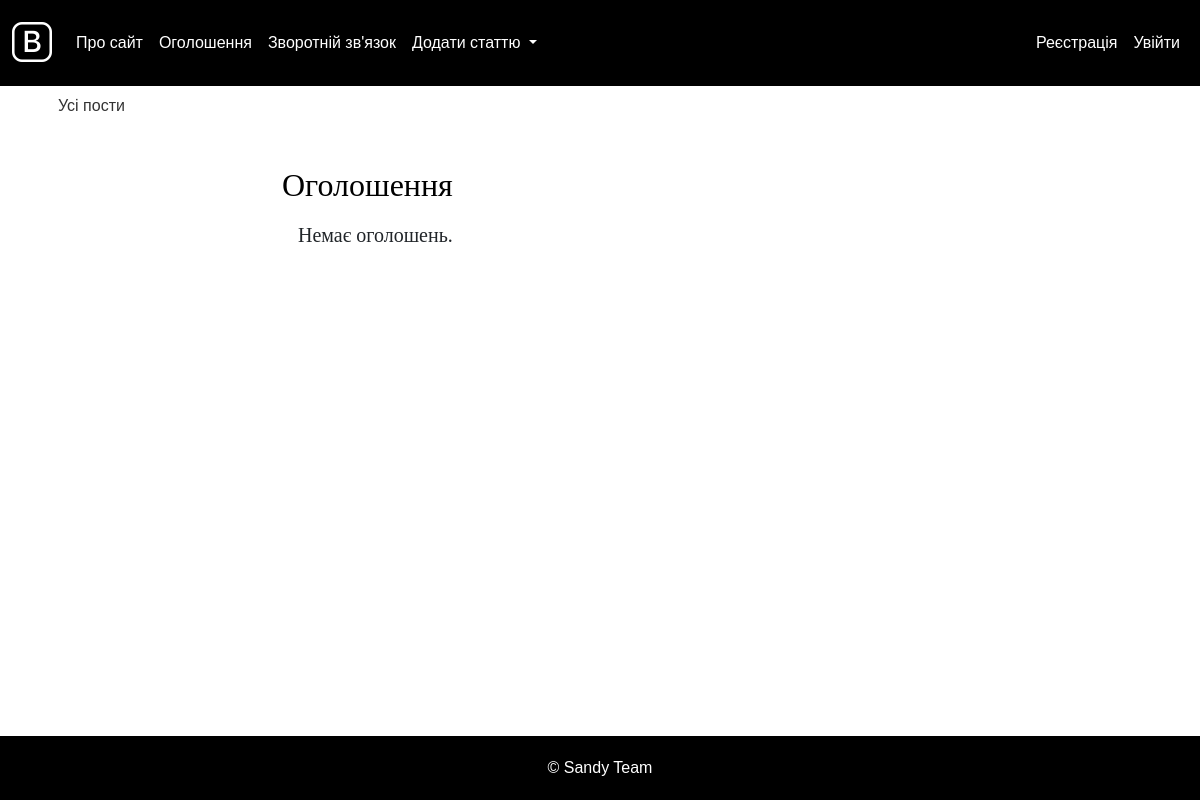
Page /announcements/ on the earlier database version.
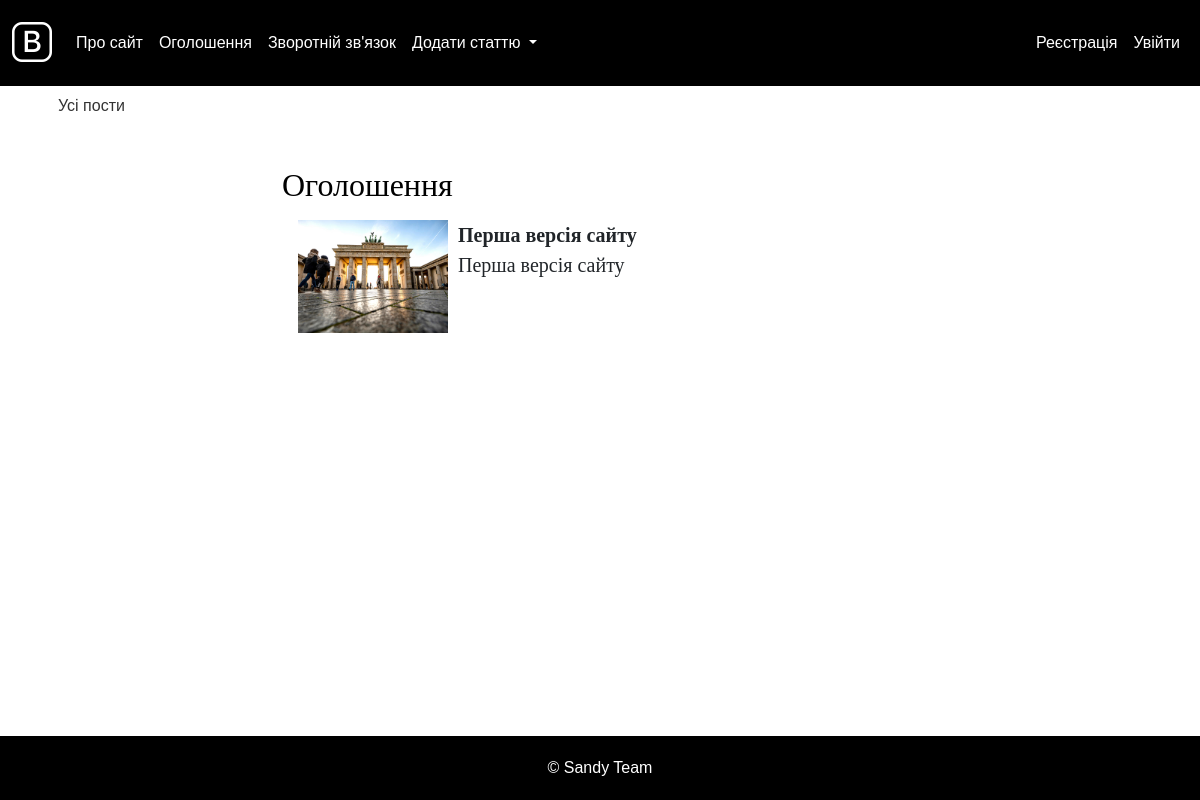
Same page on the later database version.
### blog/models.py (models this page shows, shortened)
class Announcement(models.Model):
    title = models.CharField(max_length=200, verbose_name="Заголовок")
    content = models.TextField(verbose_name="Текст статті")
    photo = models.ImageField(upload_to="photos/%Y/%m/%d/", verbose_name="Фото", blank=True, null=True)
    created_at = models.DateTimeField(auto_now_add=True, verbose_name="Час створення")
    class Meta:
        verbose_name = 'Оголошення'
        verbose_name_plural = 'Оголошення'

### blog/views.py (the view)
# urls.py: path('announcements/', views.AnnouncementsView.as_view(), name='announcements'),
class AnnouncementsView(ListView):
    model = Announcement
    template_name = 'announcements.html'
    context_object_name = 'announcements'

### blog/templates/announcements.html (shortened to what this page needs)
{% extends 'base.html' %}
{% block content %}
    <h1>Оголошення</h1>
    <ul class="list-group">
        {% for announcement in announcements %}
            <li class="list-group-item d-flex align-items-start">
                {% if announcement.photo %}
                    <img src="{{ announcement.photo.url }}" alt="{{ announcement.title }}" style="max-width: 150px; height: auto; margin-right: 10px;">
                {% endif %}
                <div class="flex-grow-1">
                    <strong>{{ announcement.title }}</strong>
                    <p>{{ announcement.content }}</p>
                </div>
            </li>
        {% empty %}
            <li class="list-group-item">Немає оголошень.</li>
        {% endfor %}
    </ul>
{% endblock %}

Differences in the rows shown:
added Announcement: photo (picture), title "Перша версія сайту", content "Перша версія сайту"
Other differences:
text no longer shown: "Немає оголошень."
